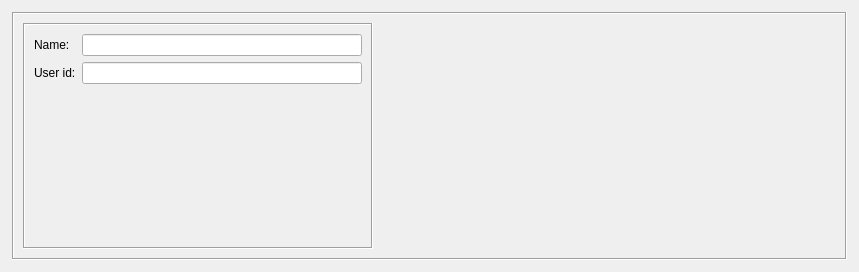
<?xml version="1.0" encoding="UTF-8"?>
<ui version="4.0">
 <class>UserDialog_q</class>
 <widget class="QWidget" name="UserDialog_q">
  <property name="enabled">
   <bool>true</bool>
  </property>
  <property name="geometry">
   <rect>
    <x>0</x>
    <y>0</y>
    <width>859</width>
    <height>272</height>
   </rect>
  </property>
  <property name="sizePolicy">
   <sizepolicy hsizetype="Minimum" vsizetype="Minimum">
    <horstretch>0</horstretch>
    <verstretch>0</verstretch>
   </sizepolicy>
  </property>
  <property name="windowTitle">
   <string>User</string>
  </property>
  <layout class="QGridLayout" name="gridLayout">
   <property name="margin" stdset="0">
    <number>12</number>
   </property>
   <item row="0" column="0">
    <widget class="QFrame" name="frame7">
     <property name="sizePolicy">
      <sizepolicy hsizetype="Expanding" vsizetype="Expanding">
       <horstretch>0</horstretch>
       <verstretch>0</verstretch>
      </sizepolicy>
     </property>
     <property name="frameShape">
      <enum>QFrame::Shape::Box</enum>
     </property>
     <property name="frameShadow">
      <enum>QFrame::Shadow::Sunken</enum>
     </property>
     <layout class="QGridLayout">
      <item row="0" column="0" rowspan="2">
       <widget class="QFrame" name="frame50">
        <property name="sizePolicy">
         <sizepolicy hsizetype="Fixed" vsizetype="Preferred">
          <horstretch>0</horstretch>
          <verstretch>0</verstretch>
         </sizepolicy>
        </property>
        <property name="minimumSize">
         <size>
          <width>350</width>
          <height>0</height>
         </size>
        </property>
        <property name="maximumSize">
         <size>
          <width>350</width>
          <height>16777215</height>
         </size>
        </property>
        <property name="frameShape">
         <enum>QFrame::Shape::Box</enum>
        </property>
        <property name="frameShadow">
         <enum>QFrame::Shadow::Sunken</enum>
        </property>
        <layout class="QGridLayout">
         <item row="0" column="0">
          <widget class="QLabel" name="textLabel1">
           <property name="text">
            <string>Name:</string>
           </property>
           <property name="wordWrap">
            <bool>false</bool>
           </property>
          </widget>
         </item>
         <item row="0" column="1">
          <widget class="QLineEdit" name="obj_name">
           <property name="sizePolicy">
            <sizepolicy hsizetype="Preferred" vsizetype="Fixed">
             <horstretch>200</horstretch>
             <verstretch>0</verstretch>
            </sizepolicy>
           </property>
           <property name="minimumSize">
            <size>
             <width>0</width>
             <height>0</height>
            </size>
           </property>
          </widget>
         </item>
         <item row="1" column="0">
          <widget class="QLabel" name="textLabel2_2">
           <property name="text">
            <string>User id:</string>
           </property>
           <property name="wordWrap">
            <bool>false</bool>
           </property>
          </widget>
         </item>
         <item row="1" column="1">
          <widget class="QLineEdit" name="userid">
           <property name="sizePolicy">
            <sizepolicy hsizetype="Preferred" vsizetype="Fixed">
             <horstretch>0</horstretch>
             <verstretch>0</verstretch>
            </sizepolicy>
           </property>
          </widget>
         </item>
         <item row="2" column="1">
          <spacer>
           <property name="orientation">
            <enum>Qt::Orientation::Vertical</enum>
           </property>
           <property name="sizeType">
            <enum>QSizePolicy::Policy::MinimumExpanding</enum>
           </property>
           <property name="sizeHint" stdset="0">
            <size>
             <width>20</width>
             <height>5</height>
            </size>
           </property>
          </spacer>
         </item>
        </layout>
       </widget>
      </item>
      <item row="0" column="1">
       <widget class="CommentKeywords" name="commentKeywords" native="true">
        <property name="sizePolicy">
         <sizepolicy hsizetype="Expanding" vsizetype="Expanding">
          <horstretch>0</horstretch>
          <verstretch>0</verstretch>
         </sizepolicy>
        </property>
       </widget>
      </item>
     </layout>
    </widget>
   </item>
  </layout>
 </widget>
 <customwidgets>
  <customwidget>
   <class>CommentKeywords</class>
   <extends>QWidget</extends>
   <header>CommentKeywords.h</header>
   <container>1</container>
  </customwidget>
 </customwidgets>
 <tabstops>
  <tabstop>obj_name</tabstop>
  <tabstop>userid</tabstop>
 </tabstops>
 <resources>
  <include location="MainRes.qrc"/>
 </resources>
 <connections/>
</ui>
